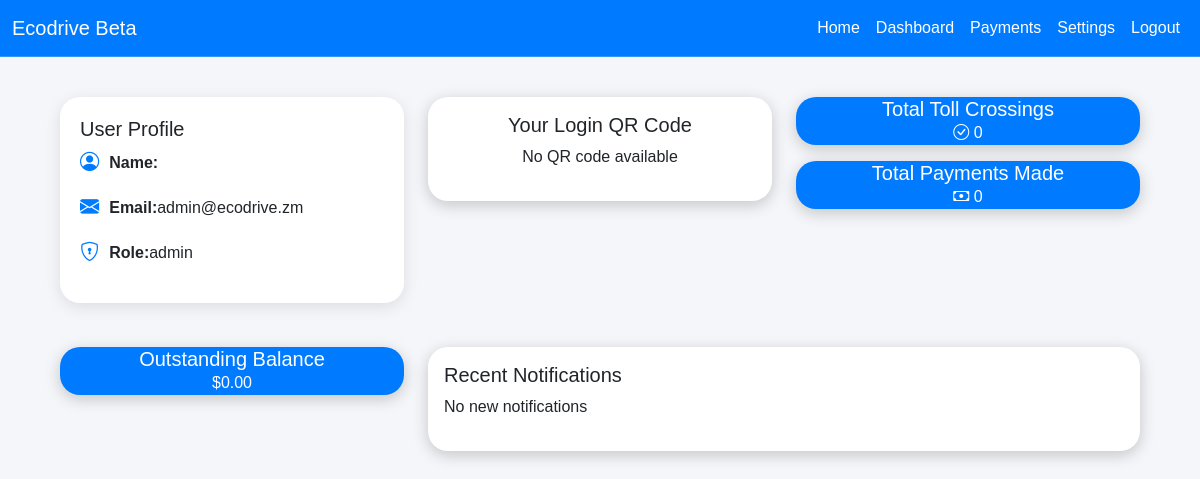
Screenshot of /main/driver/dashboard.php (signed in) with the database file from the repository.
### tables this page shows
CREATE TABLE `users` (
  `id` int(11) NOT NULL AUTO_INCREMENT,
  `email` varchar(255) NOT NULL,
  `password` varchar(255) NOT NULL,
  `role` enum('admin','toll_assistant','driver','police') NOT NULL,
  `created_at` timestamp NOT NULL DEFAULT current_timestamp(),
  `first_name` varchar(100) NOT NULL,
  `last_name` varchar(100) NOT NULL,
  `qr_code` text DEFAULT NULL,
  `toll_crossings` int(11) DEFAULT 0,
  `payments_made` int(11) DEFAULT 0,
  `outstanding_balance` decimal(10,2) DEFAULT 0.00,
  PRIMARY KEY (`id`),
  UNIQUE KEY `email` (`email`)
);

### main/driver/dashboard.php (the view, shortened to what this page needs)
<?php
include '../configs/db.php';
$userId = $_SESSION['user_id'];
$query = "SELECT first_name, last_name, email, role, qr_code, toll_crossings, payments_made, outstanding_balance FROM users WHERE id = :id";
$stmt = $pdo->prepare($query);
$stmt->bindParam(':id', $userId);
$stmt->execute();
$user = $stmt->fetch(PDO::FETCH_ASSOC);
if ($user) {
    $firstName = htmlspecialchars($user['first_name']);
    $lastName = htmlspecialchars($user['last_name']);
    $email = htmlspecialchars($user['email']);
    $role = htmlspecialchars($user['role']);
    $qrCodeBase64 = htmlspecialchars($user['qr_code']);
    $tollCrossings = htmlspecialchars($user['toll_crossings']);
    $paymentsMade = htmlspecialchars($user['payments_made']);
    $outstandingBalance = htmlspecialchars($user['outstanding_balance']);
} else {
    echo "User not found!";
    exit();
}
?>
<!DOCTYPE html>
<html lang="en">
<head>
    <link href="https://cdn.jsdelivr.net/npm/bootstrap@5.3.0-alpha1/dist/css/bootstrap.min.css" rel="stylesheet">
    <link rel="stylesheet" href="https://cdn.jsdelivr.net/npm/bootstrap-icons@1.10.5/font/bootstrap-icons.css">
</head>
<body>
    <nav class="navbar navbar-expand-lg navbar-dark">
        <div class="container-fluid">
            <a class="navbar-brand" href="#">Ecodrive Beta</a>
            <div class="collapse navbar-collapse" id="navbarNav">
                <ul class="navbar-nav ms-auto">
                    <li class="nav-item">
                        <a class="nav-link active" href="#">Home</a>
                    </li>
                    <li class="nav-item">
                        <a class="nav-link" href="#">Dashboard</a>
                    </li>
                    <li class="nav-item">
                        <a class="nav-link" href="#">Payments</a>
                    </li>
                    <li class="nav-item">
                        <a class="nav-link" href="#">Settings</a>
                    </li>
                    <li class="nav-item">
                        <a class="nav-link" href="logout.php">Logout</a>
                    </li>
                </ul>
            </div>
        </div>
    </nav>
    <div class="container dashboard-container">
        <div class="row mb-4">
            <div class="col-md-4">
                <div class="card profile-info">
                    <h5 class="card-title">User Profile</h5>
                    <p class="icon-text"><i class="bi bi-person-circle"></i> <strong>Name:</strong> <?= $firstName . ' ' . $lastName; ?></p>
                    <p class="icon-text"><i class="bi bi-envelope-fill"></i> <strong>Email:</strong> <?= $email; ?></p>
                    <p class="icon-text"><i class="bi bi-shield-lock"></i> <strong>Role:</strong> <?= $role; ?></p>
                </div>
            </div>
            <div class="col-md-4 text-center">
                <div class="card">
                    <div class="card-body">
                        <h5 class="card-title">Your Login QR Code</h5>
                        <?php if (!empty($qrCodeBase64)) : ?>
                            <img alt="QR Code" class="img-fluid rounded">
                        <?php else: ?>
                            <p>No QR code available</p>
                        <?php endif; ?>
                    </div>
                </div>
            </div>
            <div class="col-md-4">
                <div class="card stats-card mb-3">
                    <h5>Total Toll Crossings</h5>
                    <p><i class="bi bi-check-circle"></i> <?= $tollCrossings ?></p>
                </div>
                <div class="card stats-card mb-3">
                    <h5>Total Payments Made</h5>
                    <p><i class="bi bi-cash"></i> <?= $paymentsMade ?></p>
                </div>
            </div>
        </div>
        <div class="row">
            <div class="col-md-4">
                <div class="card stats-card">
                    <h5>Outstanding Balance</h5>
                    <p>$<?= $outstandingBalance ?></p>
                </div>
            </div>
            <div class="col-md-8">
                <div class="card">
                    <div class="card-body">
                        <h5 class="card-title">Recent Notifications</h5>
                        <p>No new notifications</p>
                    </div>
                </div>
            </div>
        </div>
    </div>
</body>
</html>

### main/driver/dashboard.php (style rules this page uses)
body { background-color: #f4f6f9; font-family: 'Poppins', sans-serif; }
.navbar { background-color: #007bff; border-bottom: 1px solid rgba(255, 255, 255, 0.2); }
.navbar-brand, .nav-link { color: white !important; font-weight: 500; }
.dashboard-container { padding: 40px 30px; }
.card { border: none; border-radius: 20px; box-shadow: 0 4px 16px rgba(0, 0, 0, 0.2); margin-bottom: 20px; }
.stats-card { text-align: center; background-color: #007bff; color: white; border-radius: 20px; }
.stats-card h5, .stats-card p { margin: 0; }
.profile-info { background-color: #ffffff; padding: 20px; border-radius: 20px; box-shadow: 0 4px 16px rgba(0, 0, 0, 0.1); }
.icon-text { display: flex; align-items: center; }
.icon-text i { margin-right: 10px; color: #007bff; font-size: 1.2em; }

### rows the page displays
users: email "admin@ecodrive.zm", role "admin", toll_crossings "0", payments_made "0", outstanding_balance "0.00"
